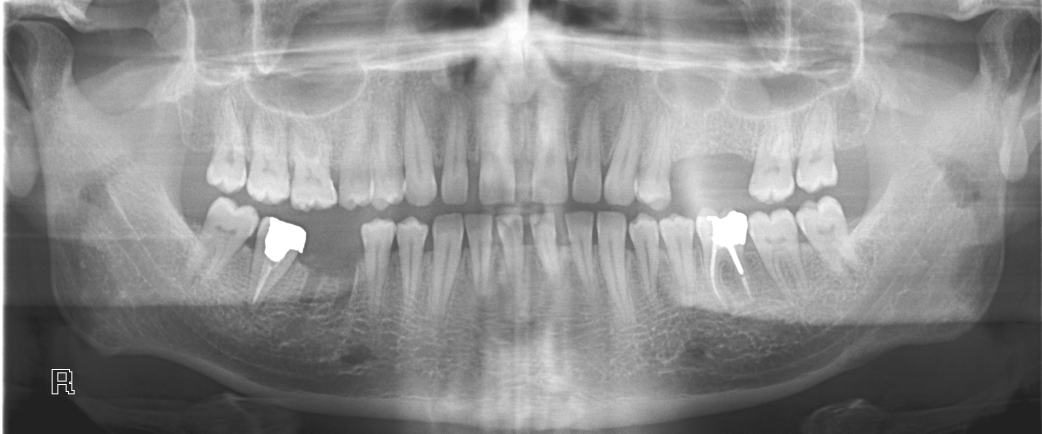
#> input picture images/107.png, 3126 x 1300 px (shown at 1/3 size)
$ python dental.py
#> lines starting #> are read from the running program, lines starting #| are printed output that depends on the picture; after the words box and inside, x2 and y2 are one past the last pixel; in counts of white or black regions, pixels touching at a corner belong together
### CCA_Analysis.py
import cv2
import numpy as np
from imutils import perspective
from scipy.spatial import distance as dist


def midpoint(ptA, ptB):
    return ((ptA[0] + ptB[0]) * 0.5, (ptA[1] + ptB[1]) * 0.5)


# Load in image, convert to gray scale, and Otsu's threshold

# Function accept cv2 type
# Only useable splitted masks

def CCA_Analysis(orig_image, predict_image, erode_iteration, open_iteration):
    kernel1 = (np.ones((5, 5), dtype=np.float32))
    kernel_sharpening = np.array([[-1, -1, -1],
                                  [-1, 9, -1],
                                  [-1, -1, -1]])
    image = predict_image
    image2 = orig_image
    image = cv2.morphologyEx(image, cv2.MORPH_OPEN, kernel1, iterations=open_iteration)
    image = cv2.filter2D(image, -1, kernel_sharpening)
    image = cv2.erode(image, kernel1, iterations=erode_iteration)
    image = cv2.cvtColor(image, cv2.COLOR_BGR2GRAY)
    thresh = cv2.threshold(image, 0, 255, cv2.THRESH_BINARY + cv2.THRESH_OTSU)[1]
    labels = cv2.connectedComponents(thresh, connectivity=8)[1]
    a = np.unique(labels)
    count2 = 0
    for label in a:
        if label == 0:
            continue

        # Create a mask
        mask = np.zeros(thresh.shape, dtype="uint8")
        mask[labels == label] = 255
        # Find contours and determine contour area
        cnts, hieararch = cv2.findContours(mask.copy(), cv2.RETR_EXTERNAL, cv2.CHAIN_APPROX_SIMPLE)
        cnts = cnts[0]
        c_area = cv2.contourArea(cnts)
        # threshhold for tooth count
        if c_area > 2000:
            count2 += 1

        (x, y), radius = cv2.minEnclosingCircle(cnts)
        rect = cv2.minAreaRect(cnts)
        box = cv2.boxPoints(rect)
        box = np.array(box, dtype="int")
        box = perspective.order_points(box)
        color1 = (list(np.random.choice(range(150), size=3)))
        color = [int(color1[0]), int(color1[1]), int(color1[2])]
        cv2.drawContours(image2, [box.astype("int")], 0, color, 2)
        (tl, tr, br, bl) = box

        (tltrX, tltrY) = midpoint(tl, tr)
        (blbrX, blbrY) = midpoint(bl, br)
        # compute the midpoint between the top-left and top-right points,
        # followed by the midpoint between the top-righ and bottom-right
        (tlblX, tlblY) = midpoint(tl, bl)
        (trbrX, trbrY) = midpoint(tr, br)
        # draw the midpoints on the image
        cv2.circle(image2, (int(tltrX), int(tltrY)), 5, (255, 0, 0), -1)
        cv2.circle(image2, (int(blbrX), int(blbrY)), 5, (255, 0, 0), -1)
        cv2.circle(image2, (int(tlblX), int(tlblY)), 5, (255, 0, 0), -1)
        cv2.circle(image2, (int(trbrX), int(trbrY)), 5, (255, 0, 0), -1)
        cv2.line(image2, (int(tltrX), int(tltrY)), (int(blbrX), int(blbrY)), color, 2)
        cv2.line(image2, (int(tlblX), int(tlblY)), (int(trbrX), int(trbrY)), color, 2)
        dA = dist.euclidean((tltrX, tltrY), (blbrX, blbrY))
        dB = dist.euclidean((tlblX, tlblY), (trbrX, trbrY))

        pixelsPerMetric = 1
        dimA = dA * pixelsPerMetric
        dimB = dB * pixelsPerMetric
        cv2.putText(image2, "{:.1f}pixel".format(dimA), (int(tltrX - 15), int(tltrY - 10)), cv2.FONT_HERSHEY_SIMPLEX,
                    0.65, color, 2)
        cv2.putText(image2, "{:.1f}pixel".format(dimB), (int(trbrX + 10), int(trbrY)), cv2.FONT_HERSHEY_SIMPLEX, 0.65,
                    color, 2)
        cv2.putText(image2, "{:.1f}".format(label), (int(tltrX - 35), int(tltrY - 5)), cv2.FONT_HERSHEY_SIMPLEX, 0.65,
                    color, 2)
    teeth_count = count2
    return image2, teeth_count

### dental.py
import matplotlib.pyplot as plt
import cv2
from CCA_Analysis import *

# [19 lines of commented-out code are left out]

def pred_data(img_path):
#> called with img_path = 'images/107.png'
    img=cv2.imread(img_path)#original img 107.png
#> img is the input picture: shape (1300, 3126, 3); min 34, max 255, mean 140.9

    #load image (mask was saved by matplotlib.pyplot)
    predicted=cv2.imread("predict.png")
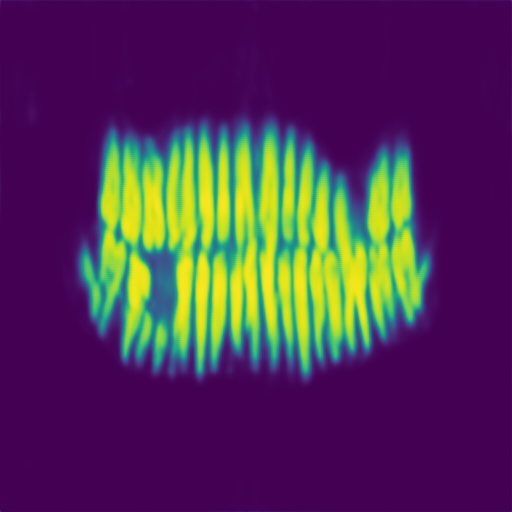
#> input picture predict.png, 512 x 512 px
#> predicted is the input picture: shape (512, 512, 3); mean B, G, R 85.8, 50.2, 81.9

    predicted = cv2.resize(predicted, (img.shape[1],img.shape[0]), interpolation=cv2.INTER_LANCZOS4)
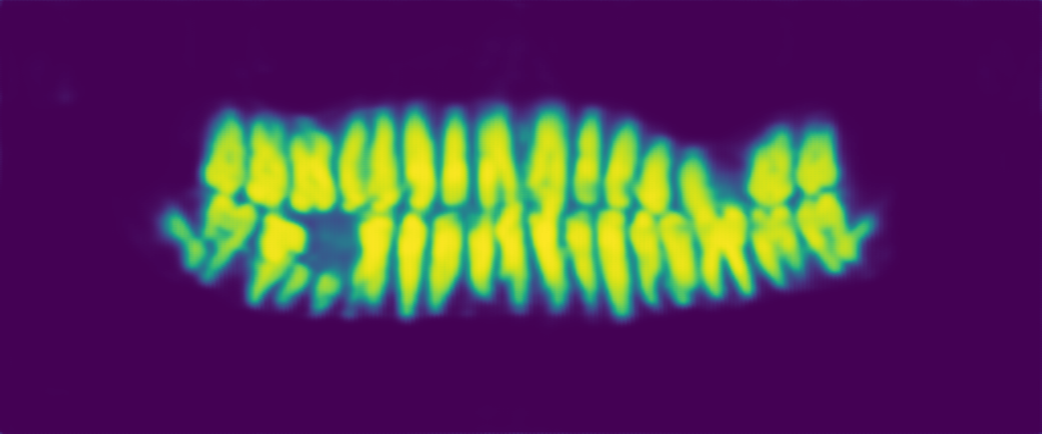
#> predicted: shape (1300, 3126, 3) (shown at 1/3 size); mean B, G, R 85.8, 50.2, 81.9

    cca_result,teeth_count=CCA_Analysis(img,predicted,3,2)
#> in CCA_Analysis, `image = cv2.cvtColor(image, cv2.COLOR_BGR2GRAY)`:
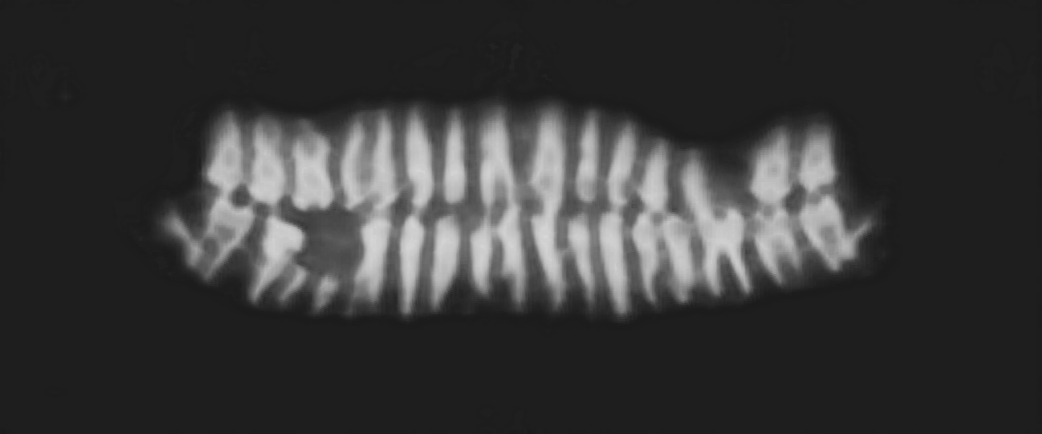
#> image: shape (1300, 3126) (shown at 1/3 size); min 27, max 215, mean 56.1
#> in CCA_Analysis, `thresh = cv2.threshold(image, 0, 255, cv2.THRESH_BINARY + cv2.THRESH_O..`:
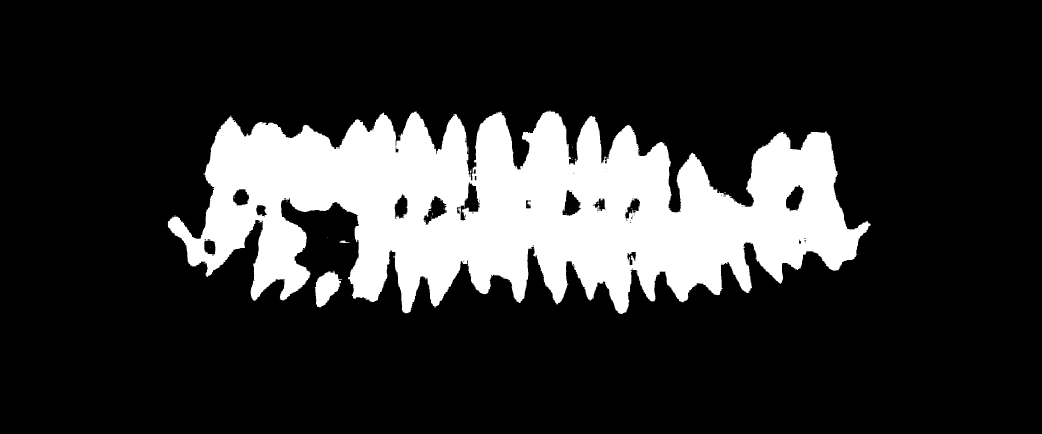
#> thresh: shape (1300, 3126) (shown at 1/3 size); 18.7% white; 84 white regions (79 under 20 px), largest, box (x1, y1, x2, y2) and area: (503, 332, 2612, 942) 753499, (944, 812, 1026, 922) 5342, (1019, 722, 1049, 729) 128, (1403, 440, 1405, 459) 31, (1898, 597, 1905, 601) 21
#> in CCA_Analysis, `labels = cv2.connectedComponents(thresh, connectivity=8)[1]`:
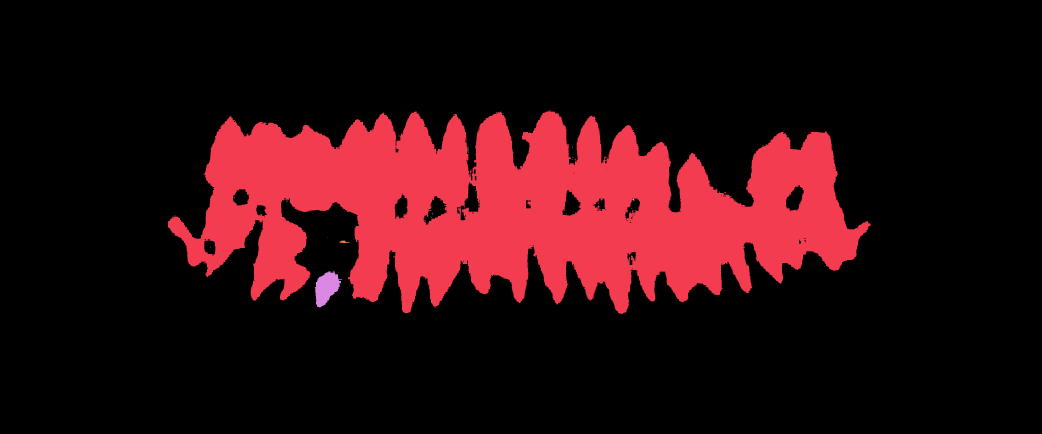
#> labels: shape (1300, 3126) int32 (shown at 1/3 size); 85 distinct labels, from 0 to 84; one colour per label, 0 black
#> in CCA_Analysis, `a = np.unique(labels)`: a = 85 values from 0 to 84
#> the loop in CCA_Analysis, `for label in a:` made 85 passes
#> (c_area, count2, x, y, radius, rect, color, tl) on pass 2: (767530.5, 1, 1557, 672.5, 1054, ((1557.1, 635.9), (608.3, 2108), -89.82), [47, 117, 67], [504, 328])
#> after the loop in CCA_Analysis, `for label in a:`:
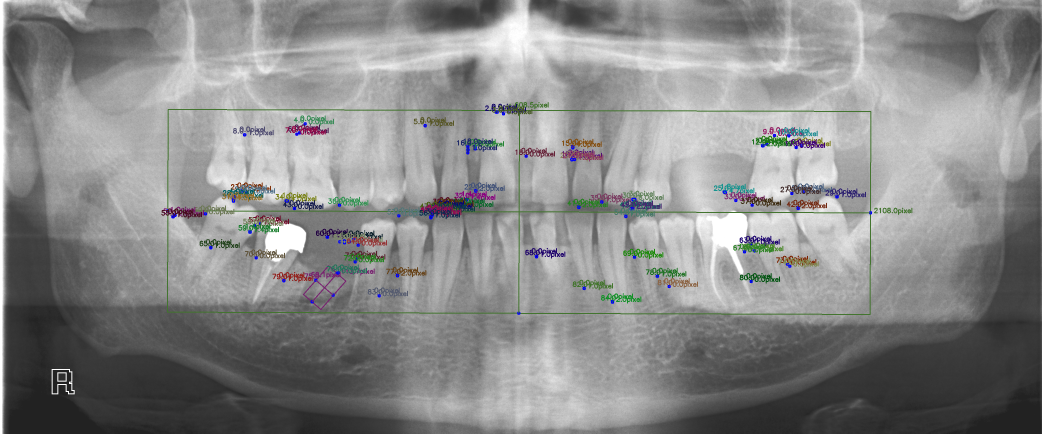
#> image2: shape (1300, 3126, 3) (shown at 1/3 size); mean B, G, R 138, 138.2, 137.8
#> after the loop in CCA_Analysis, `for label in a:`:
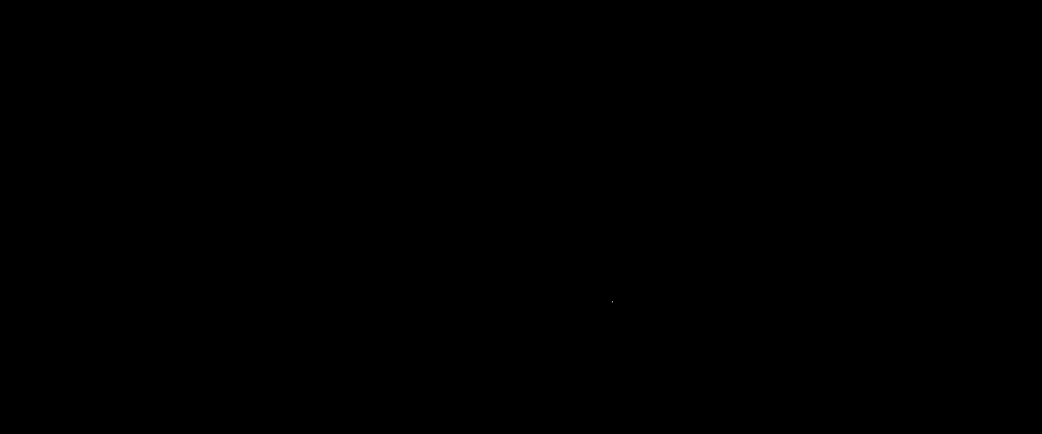
#> mask: shape (1300, 3126) (shown at 1/3 size); 0% white in thin lines or dots, all inside (x1, y1, x2, y2) = (1837, 904, 1838, 907)
    # cv2_imshow(cca_result)

    plt.imsave("static/images_uploaded/image.png",cca_result)


img_path = "images/107.png"
pred_data(img_path)
